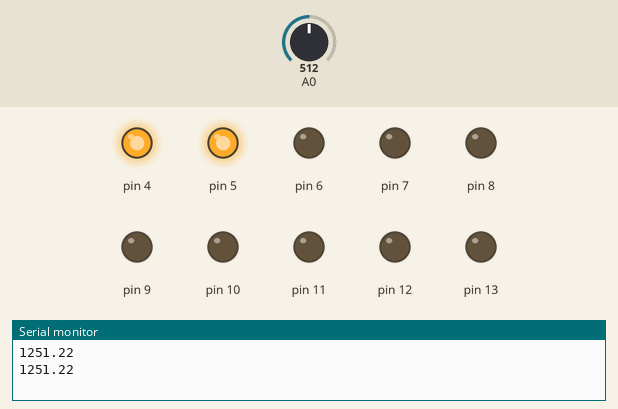
Simulated run of this sketch. Board: Arduino Uno, built with avr-gcc and run on an emulated ATmega328P. Parts: output pins drawn as LEDs (lit = HIGH), the last lines printed to the serial monitor. The test bench sets the inputs (shaded band); at power-on: A0 = 512.

Above: at 2.1 s.
2.2 s: A0 set to 122
At 3.05 s:
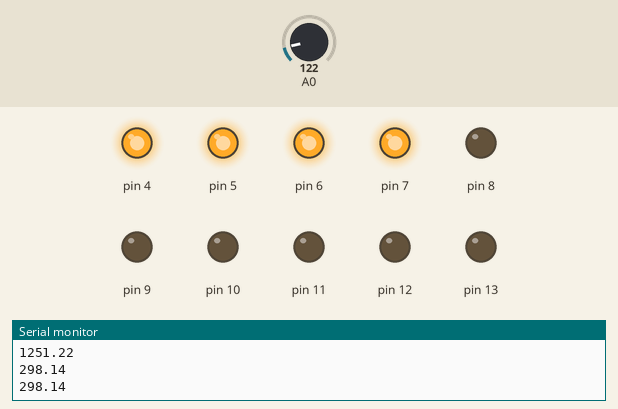
At 3.64 s:
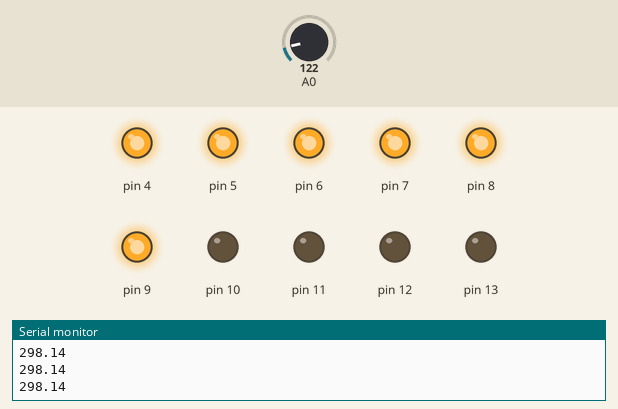
5.7 s: A0 set to 306
At 7.3 s:
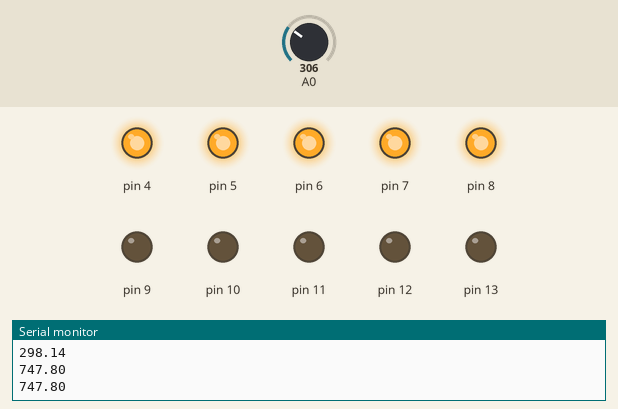
9.2 s: A0 set to 321
12.7 s: A0 set to 335
Timing chart, 0 to 17.2 s (numbered marks = the images above; inputs shaded):
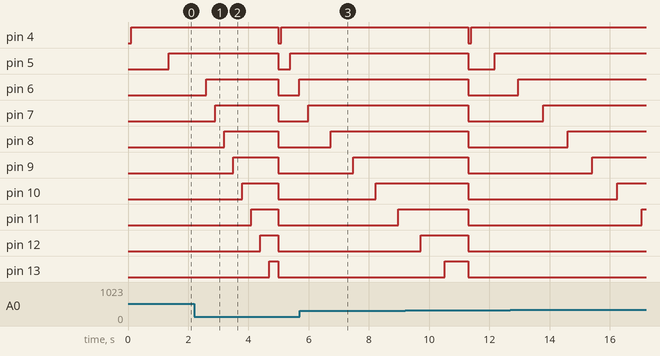

Measured:
- after the input at 2.2 s, pin 4: HIGH → LOW after 2.8 s, → HIGH 0.10 s later; pin 5: HIGH → LOW after 2.8 s, → HIGH 0.40 s later; pin 7: LOW → HIGH after 0.70 s instead of 1.7 s; pin 8: LOW → HIGH after 1.0 s instead of 2.9 s; pin 9: LOW → HIGH after 1.3 s, → LOW 1.5 s later
- after the input at 5.7 s, pin 4–6: stays HIGH (without the input it goes to LOW after 2.4 s); pin 7: goes on until 6.0 s, then stays HIGH; pin 12: stays LOW (without the input it goes to HIGH after 1.8 s); pin 13: stays LOW (without the input it goes to HIGH after 2.1 s)

The sketch:

BAI4-CHUONG3.ino
```cpp
//byte ledPin = {4,5,6,7,8,9,10,11,12,13};

void setup() {
  Serial.begin(9600);
  pinMode(4, OUTPUT);
  pinMode(5, OUTPUT);
  pinMode(6, OUTPUT);
  pinMode(7, OUTPUT);
  pinMode(8, OUTPUT);
  pinMode(9, OUTPUT);
  pinMode(10, OUTPUT);
  pinMode(11, OUTPUT);
  pinMode(12, OUTPUT);
  pinMode(13, OUTPUT);
}

void loop() {
  for(int x = 4; x < 14; x++){
    digitalWrite(x, LOW);
  }

  delay(100);

  for(int x = 4; x < 14; x++){
    float a = analogRead(A0);
    float b = a*2500/1023;
    digitalWrite(x, HIGH);
    Serial.println(b);
    delay(b);
    //digitalWrite(x, LOW);
  }

}
```
